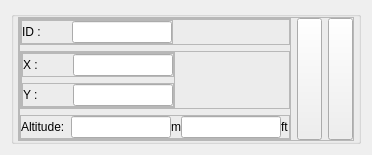
<?xml version="1.0" encoding="UTF-8"?>
<ui version="4.0">
 <class>Form</class>
 <widget class="QWidget" name="Form">
  <property name="geometry">
   <rect>
    <x>0</x>
    <y>0</y>
    <width>372</width>
    <height>136</height>
   </rect>
  </property>
  <property name="windowTitle">
   <string>Form</string>
  </property>
  <layout class="QHBoxLayout" name="horizontalLayout">
   <item>
    <widget class="QGroupBox" name="groupBox">
     <property name="sizePolicy">
      <sizepolicy hsizetype="Preferred" vsizetype="Fixed">
       <horstretch>0</horstretch>
       <verstretch>0</verstretch>
      </sizepolicy>
     </property>
     <property name="title">
      <string/>
     </property>
     <layout class="QHBoxLayout" name="hLayoutGroupBox">
      <property name="spacing">
       <number>0</number>
      </property>
      <property name="margin">
       <number>0</number>
      </property>
      <item>
       <spacer name="spacerLeft">
        <property name="orientation">
         <enum>Qt::Horizontal</enum>
        </property>
        <property name="sizeHint" stdset="0">
         <size>
          <width>40</width>
          <height>20</height>
         </size>
        </property>
       </spacer>
      </item>
      <item>
       <widget class="QFrame" name="basicFrame">
        <property name="frameShape">
         <enum>QFrame::StyledPanel</enum>
        </property>
        <property name="frameShadow">
         <enum>QFrame::Raised</enum>
        </property>
        <layout class="QHBoxLayout" name="hLayout_basicFrame">
         <property name="spacing">
          <number>6</number>
         </property>
         <property name="margin">
          <number>0</number>
         </property>
         <item>
          <widget class="QFrame" name="framePositionContents">
           <property name="sizePolicy">
            <sizepolicy hsizetype="Fixed" vsizetype="Preferred">
             <horstretch>0</horstretch>
             <verstretch>0</verstretch>
            </sizepolicy>
           </property>
           <property name="frameShape">
            <enum>QFrame::StyledPanel</enum>
           </property>
           <property name="frameShadow">
            <enum>QFrame::Raised</enum>
           </property>
           <layout class="QVBoxLayout" name="vLayoutPositionContents">
            <property name="spacing">
             <number>6</number>
            </property>
            <property name="margin">
             <number>0</number>
            </property>
            <item>
             <widget class="QFrame" name="frameID">
              <property name="frameShape">
               <enum>QFrame::StyledPanel</enum>
              </property>
              <property name="frameShadow">
               <enum>QFrame::Raised</enum>
              </property>
              <layout class="QHBoxLayout" name="hLayoutID">
               <property name="spacing">
                <number>0</number>
               </property>
               <property name="margin">
                <number>0</number>
               </property>
               <item>
                <widget class="QFrame" name="frameIDContent">
                 <property name="frameShape">
                  <enum>QFrame::StyledPanel</enum>
                 </property>
                 <property name="frameShadow">
                  <enum>QFrame::Raised</enum>
                 </property>
                 <layout class="QHBoxLayout" name="hLayoutIDContent">
                  <property name="spacing">
                   <number>0</number>
                  </property>
                  <property name="margin">
                   <number>0</number>
                  </property>
                  <item>
                   <widget class="QLabel" name="labelID">
                    <property name="minimumSize">
                     <size>
                      <width>50</width>
                      <height>0</height>
                     </size>
                    </property>
                    <property name="maximumSize">
                     <size>
                      <width>50</width>
                      <height>16777215</height>
                     </size>
                    </property>
                    <property name="font">
                     <font>
                      <weight>50</weight>
                      <bold>false</bold>
                     </font>
                    </property>
                    <property name="text">
                     <string>ID :</string>
                    </property>
                   </widget>
                  </item>
                  <item>
                   <widget class="QLineEdit" name="txtIID">
                    <property name="minimumSize">
                     <size>
                      <width>100</width>
                      <height>0</height>
                     </size>
                    </property>
                    <property name="maximumSize">
                     <size>
                      <width>100</width>
                      <height>16777215</height>
                     </size>
                    </property>
                    <property name="font">
                     <font>
                      <weight>50</weight>
                      <bold>false</bold>
                     </font>
                    </property>
                   </widget>
                  </item>
                 </layout>
                </widget>
               </item>
               <item>
                <spacer name="spacerID">
                 <property name="orientation">
                  <enum>Qt::Horizontal</enum>
                 </property>
                 <property name="sizeHint" stdset="0">
                  <size>
                   <width>40</width>
                   <height>20</height>
                  </size>
                 </property>
                </spacer>
               </item>
              </layout>
             </widget>
            </item>
            <item>
             <widget class="QFrame" name="frameXY_LL">
              <property name="frameShape">
               <enum>QFrame::StyledPanel</enum>
              </property>
              <property name="frameShadow">
               <enum>QFrame::Raised</enum>
              </property>
              <layout class="QHBoxLayout" name="hLayoutXYLL">
               <property name="spacing">
                <number>0</number>
               </property>
               <property name="margin">
                <number>0</number>
               </property>
               <item>
                <widget class="QFrame" name="frameXY">
                 <property name="frameShape">
                  <enum>QFrame::StyledPanel</enum>
                 </property>
                 <property name="frameShadow">
                  <enum>QFrame::Raised</enum>
                 </property>
                 <layout class="QVBoxLayout" name="vLayoutXY">
                  <property name="spacing">
                   <number>6</number>
                  </property>
                  <property name="margin">
                   <number>0</number>
                  </property>
                  <item>
                   <widget class="QFrame" name="frameX">
                    <property name="frameShape">
                     <enum>QFrame::StyledPanel</enum>
                    </property>
                    <property name="frameShadow">
                     <enum>QFrame::Raised</enum>
                    </property>
                    <layout class="QHBoxLayout" name="hLayoutX">
                     <property name="spacing">
                      <number>0</number>
                     </property>
                     <property name="margin">
                      <number>0</number>
                     </property>
                     <item>
                      <widget class="QLabel" name="labelX">
                       <property name="minimumSize">
                        <size>
                         <width>50</width>
                         <height>0</height>
                        </size>
                       </property>
                       <property name="maximumSize">
                        <size>
                         <width>50</width>
                         <height>16777215</height>
                        </size>
                       </property>
                       <property name="font">
                        <font>
                         <weight>50</weight>
                         <bold>false</bold>
                        </font>
                       </property>
                       <property name="text">
                        <string>X :</string>
                       </property>
                      </widget>
                     </item>
                     <item>
                      <widget class="QLineEdit" name="txtPointX">
                       <property name="minimumSize">
                        <size>
                         <width>100</width>
                         <height>0</height>
                        </size>
                       </property>
                       <property name="maximumSize">
                        <size>
                         <width>100</width>
                         <height>16777215</height>
                        </size>
                       </property>
                       <property name="font">
                        <font>
                         <weight>50</weight>
                         <bold>false</bold>
                        </font>
                       </property>
                      </widget>
                     </item>
                    </layout>
                   </widget>
                  </item>
                  <item>
                   <widget class="QFrame" name="frameY">
                    <property name="frameShape">
                     <enum>QFrame::StyledPanel</enum>
                    </property>
                    <property name="frameShadow">
                     <enum>QFrame::Raised</enum>
                    </property>
                    <layout class="QHBoxLayout" name="hLayoutY">
                     <property name="spacing">
                      <number>0</number>
                     </property>
                     <property name="margin">
                      <number>0</number>
                     </property>
                     <item>
                      <widget class="QLabel" name="labelY">
                       <property name="minimumSize">
                        <size>
                         <width>50</width>
                         <height>0</height>
                        </size>
                       </property>
                       <property name="maximumSize">
                        <size>
                         <width>50</width>
                         <height>16777215</height>
                        </size>
                       </property>
                       <property name="font">
                        <font>
                         <weight>50</weight>
                         <bold>false</bold>
                        </font>
                       </property>
                       <property name="text">
                        <string>Y :</string>
                       </property>
                      </widget>
                     </item>
                     <item>
                      <widget class="QLineEdit" name="txtPointY">
                       <property name="minimumSize">
                        <size>
                         <width>100</width>
                         <height>0</height>
                        </size>
                       </property>
                       <property name="maximumSize">
                        <size>
                         <width>100</width>
                         <height>16777215</height>
                        </size>
                       </property>
                       <property name="font">
                        <font>
                         <weight>50</weight>
                         <bold>false</bold>
                        </font>
                       </property>
                      </widget>
                     </item>
                    </layout>
                   </widget>
                  </item>
                 </layout>
                </widget>
               </item>
               <item>
                <spacer name="spacerXY">
                 <property name="orientation">
                  <enum>Qt::Horizontal</enum>
                 </property>
                 <property name="sizeHint" stdset="0">
                  <size>
                   <width>40</width>
                   <height>20</height>
                  </size>
                 </property>
                </spacer>
               </item>
              </layout>
             </widget>
            </item>
            <item>
             <widget class="QFrame" name="frameAlitude">
              <property name="frameShape">
               <enum>QFrame::StyledPanel</enum>
              </property>
              <property name="frameShadow">
               <enum>QFrame::Raised</enum>
              </property>
              <layout class="QHBoxLayout" name="hLayoutAltitude">
               <property name="spacing">
                <number>0</number>
               </property>
               <property name="margin">
                <number>0</number>
               </property>
               <item>
                <widget class="QLabel" name="labelAltitude">
                 <property name="minimumSize">
                  <size>
                   <width>50</width>
                   <height>0</height>
                  </size>
                 </property>
                 <property name="maximumSize">
                  <size>
                   <width>50</width>
                   <height>16777215</height>
                  </size>
                 </property>
                 <property name="font">
                  <font>
                   <weight>50</weight>
                   <bold>false</bold>
                  </font>
                 </property>
                 <property name="text">
                  <string>Altitude:</string>
                 </property>
                </widget>
               </item>
               <item>
                <widget class="QFrame" name="frameAltitudeVal">
                 <property name="sizePolicy">
                  <sizepolicy hsizetype="Preferred" vsizetype="Preferred">
                   <horstretch>0</horstretch>
                   <verstretch>0</verstretch>
                  </sizepolicy>
                 </property>
                 <property name="minimumSize">
                  <size>
                   <width>0</width>
                   <height>0</height>
                  </size>
                 </property>
                 <property name="maximumSize">
                  <size>
                   <width>16777215</width>
                   <height>16777215</height>
                  </size>
                 </property>
                 <property name="frameShape">
                  <enum>QFrame::NoFrame</enum>
                 </property>
                 <property name="frameShadow">
                  <enum>QFrame::Raised</enum>
                 </property>
                 <layout class="QHBoxLayout" name="hLayoutAltitudeVal">
                  <property name="spacing">
                   <number>0</number>
                  </property>
                  <property name="margin">
                   <number>0</number>
                  </property>
                  <item>
                   <widget class="QLineEdit" name="txtAltitudeM">
                    <property name="minimumSize">
                     <size>
                      <width>100</width>
                      <height>20</height>
                     </size>
                    </property>
                    <property name="maximumSize">
                     <size>
                      <width>100</width>
                      <height>16777215</height>
                     </size>
                    </property>
                    <property name="font">
                     <font>
                      <weight>50</weight>
                      <bold>false</bold>
                     </font>
                    </property>
                   </widget>
                  </item>
                  <item>
                   <widget class="QLabel" name="labelM">
                    <property name="font">
                     <font>
                      <weight>50</weight>
                      <bold>false</bold>
                     </font>
                    </property>
                    <property name="text">
                     <string>m</string>
                    </property>
                   </widget>
                  </item>
                  <item>
                   <widget class="QLineEdit" name="txtAltitudeFt">
                    <property name="sizePolicy">
                     <sizepolicy hsizetype="Preferred" vsizetype="Fixed">
                      <horstretch>0</horstretch>
                      <verstretch>0</verstretch>
                     </sizepolicy>
                    </property>
                    <property name="minimumSize">
                     <size>
                      <width>100</width>
                      <height>20</height>
                     </size>
                    </property>
                    <property name="maximumSize">
                     <size>
                      <width>100</width>
                      <height>16777215</height>
                     </size>
                    </property>
                    <property name="font">
                     <font>
                      <weight>50</weight>
                      <bold>false</bold>
                     </font>
                    </property>
                   </widget>
                  </item>
                  <item>
                   <widget class="QLabel" name="labelFt">
                    <property name="font">
                     <font>
                      <weight>50</weight>
                      <bold>false</bold>
                     </font>
                    </property>
                    <property name="text">
                     <string>ft</string>
                    </property>
                   </widget>
                  </item>
                 </layout>
                </widget>
               </item>
               <item>
                <spacer name="spacerAltitude">
                 <property name="orientation">
                  <enum>Qt::Horizontal</enum>
                 </property>
                 <property name="sizeHint" stdset="0">
                  <size>
                   <width>0</width>
                   <height>20</height>
                  </size>
                 </property>
                </spacer>
               </item>
              </layout>
             </widget>
            </item>
           </layout>
          </widget>
         </item>
         <item>
          <widget class="QPushButton" name="btnCapture">
           <property name="sizePolicy">
            <sizepolicy hsizetype="Minimum" vsizetype="Minimum">
             <horstretch>0</horstretch>
             <verstretch>0</verstretch>
            </sizepolicy>
           </property>
           <property name="minimumSize">
            <size>
             <width>25</width>
             <height>0</height>
            </size>
           </property>
           <property name="maximumSize">
            <size>
             <width>25</width>
             <height>16777215</height>
            </size>
           </property>
           <property name="text">
            <string/>
           </property>
          </widget>
         </item>
         <item>
          <widget class="QPushButton" name="btnCalculater">
           <property name="sizePolicy">
            <sizepolicy hsizetype="Minimum" vsizetype="Minimum">
             <horstretch>0</horstretch>
             <verstretch>0</verstretch>
            </sizepolicy>
           </property>
           <property name="minimumSize">
            <size>
             <width>25</width>
             <height>0</height>
            </size>
           </property>
           <property name="maximumSize">
            <size>
             <width>25</width>
             <height>16777215</height>
            </size>
           </property>
           <property name="text">
            <string/>
           </property>
          </widget>
         </item>
        </layout>
       </widget>
      </item>
      <item>
       <spacer name="spacerRight">
        <property name="orientation">
         <enum>Qt::Horizontal</enum>
        </property>
        <property name="sizeHint" stdset="0">
         <size>
          <width>40</width>
          <height>20</height>
         </size>
        </property>
       </spacer>
      </item>
     </layout>
    </widget>
   </item>
  </layout>
 </widget>
 <resources/>
 <connections/>
</ui>
